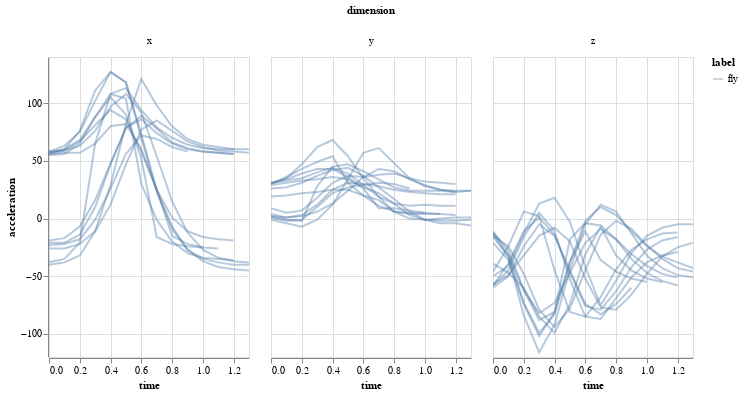

Write notebook code for a chart like this one.
### Code cell
#@title
import altair as alt
import numpy as np

alt.Chart(
    dataset_df[
      np.logical_and(
          dataset_df['subset'] == 'validation',
          dataset_df['person'] == 'paul'
      )
    ],
    width=200
).mark_line(
    opacity=0.4
).encode(
    x='time:Q',
    y='acceleration:Q',
    detail='id:N',
    color='label:N',
    column='dimension:N'
).interactive(bind_y=False)

### Figure 1 — Vega-Lite specification as saved in the notebook (floating-point values rounded to 4 significant figures; data arrays with more than 128 entries replaced by an {"elided": "..."} marker saying what was removed)
{"config": {"view": {"continuousWidth": 400, "continuousHeight": 300}}, "data": {"name": "data-495bbc5f09227e8bf2fa524c1e916260"}, "mark": {"type": "line", "opacity": 0.4}, "encoding": {"color": {"type": "nominal", "field": "label"}, "column": {"type": "nominal", "field": "dimension"}, "detail": {"type": "nominal", "field": "id"}, "x": {"type": "quantitative", "field": "time"}, "y": {"type": "quantitative", "field": "acceleration"}}, "selection": {"selector001": {"type": "interval", "bind": "scales", "encodings": ["x"]}}, "width": 200, "$schema": "https://vega.github.io/schema/vega-lite/v4.8.1.json", "datasets": {"data-495bbc5f09227e8bf2fa524c1e916260": {"elided": "504 records"}}}
